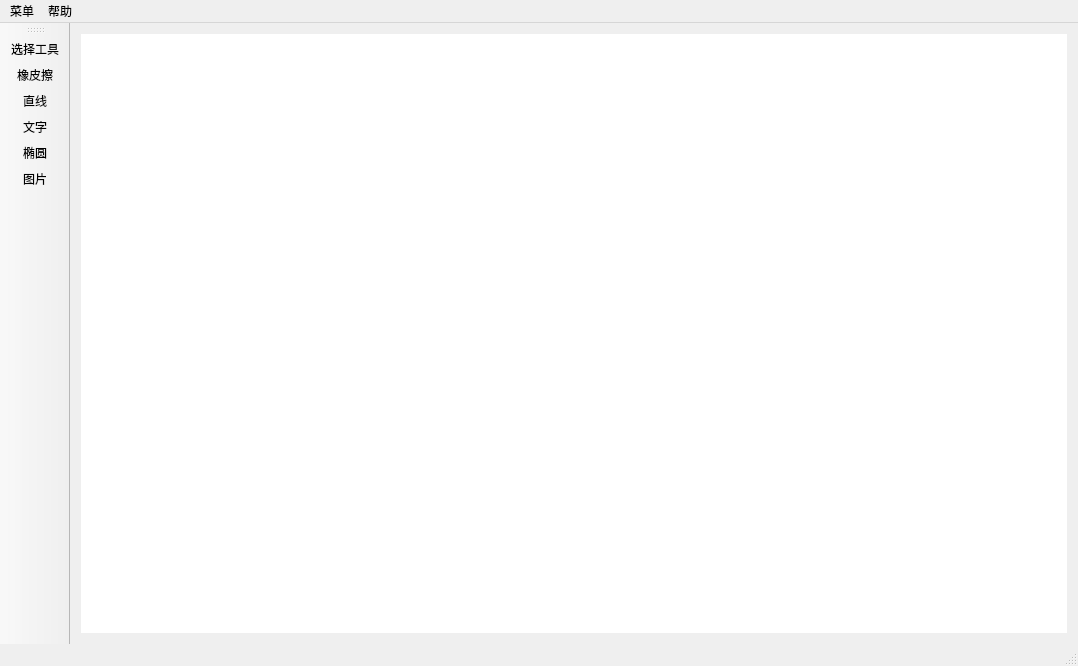
<?xml version="1.0" encoding="UTF-8"?>
<ui version="4.0">
 <class>easyCADClass</class>
 <widget class="QMainWindow" name="easyCADClass">
  <property name="geometry">
   <rect>
    <x>0</x>
    <y>0</y>
    <width>1078</width>
    <height>666</height>
   </rect>
  </property>
  <property name="windowTitle">
   <string>easyCAD</string>
  </property>
  <widget class="QWidget" name="centralWidget">
   <layout class="QGridLayout" name="gridLayout">
    <item row="0" column="0">
     <widget class="QGraphicsView" name="paintArea">
      <property name="sizePolicy">
       <sizepolicy hsizetype="Fixed" vsizetype="Fixed">
        <horstretch>0</horstretch>
        <verstretch>0</verstretch>
       </sizepolicy>
      </property>
      <property name="maximumSize">
       <size>
        <width>1920</width>
        <height>1080</height>
       </size>
      </property>
      <property name="frameShape">
       <enum>QFrame::NoFrame</enum>
      </property>
      <property name="frameShadow">
       <enum>QFrame::Sunken</enum>
      </property>
      <property name="midLineWidth">
       <number>0</number>
      </property>
     </widget>
    </item>
   </layout>
  </widget>
  <widget class="QMenuBar" name="menuBar">
   <property name="geometry">
    <rect>
     <x>0</x>
     <y>0</y>
     <width>1078</width>
     <height>27</height>
    </rect>
   </property>
   <widget class="QMenu" name="menucaidan">
    <property name="title">
     <string>菜单</string>
    </property>
    <addaction name="save"/>
    <addaction name="savexml"/>
    <addaction name="pen_setting"/>
    <addaction name="picture_setting"/>
   </widget>
   <widget class="QMenu" name="menu">
    <property name="title">
     <string>帮助</string>
    </property>
    <addaction name="help"/>
    <addaction name="about"/>
   </widget>
   <addaction name="menucaidan"/>
   <addaction name="menu"/>
  </widget>
  <widget class="QToolBar" name="toolBar">
   <property name="windowTitle">
    <string>toolBar</string>
   </property>
   <property name="autoFillBackground">
    <bool>true</bool>
   </property>
   <property name="movable">
    <bool>true</bool>
   </property>
   <property name="toolButtonStyle">
    <enum>Qt::ToolButtonIconOnly</enum>
   </property>
   <attribute name="toolBarArea">
    <enum>LeftToolBarArea</enum>
   </attribute>
   <attribute name="toolBarBreak">
    <bool>false</bool>
   </attribute>
   <addaction name="select"/>
   <addaction name="eraser"/>
   <addaction name="line"/>
   <addaction name="addText"/>
   <addaction name="addoval"/>
   <addaction name="picture"/>
  </widget>
  <widget class="QStatusBar" name="statusBar">
   <property name="contextMenuPolicy">
    <enum>Qt::DefaultContextMenu</enum>
   </property>
   <property name="acceptDrops">
    <bool>false</bool>
   </property>
   <property name="sizeGripEnabled">
    <bool>true</bool>
   </property>
  </widget>
  <action name="addText">
   <property name="checkable">
    <bool>true</bool>
   </property>
   <property name="icon">
    <iconset resource="easycad.qrc">
     <normaloff>:/icon/icon/Text_off.png</normaloff>
     <normalon>:/icon/icon/Text_on.png</normalon>:/icon/icon/Text_off.png</iconset>
   </property>
   <property name="text">
    <string>文字</string>
   </property>
   <property name="toolTip">
    <string>添加文字</string>
   </property>
   <property name="shortcut">
    <string>Ctrl+T</string>
   </property>
  </action>
  <action name="addoval">
   <property name="checkable">
    <bool>true</bool>
   </property>
   <property name="icon">
    <iconset resource="easycad.qrc">
     <normaloff>:/icon/icon/oval_off.png</normaloff>
     <normalon>:/icon/icon/oval_on.png</normalon>:/icon/icon/oval_off.png</iconset>
   </property>
   <property name="text">
    <string>椭圆</string>
   </property>
   <property name="toolTip">
    <string>椭圆工具</string>
   </property>
   <property name="shortcut">
    <string>Ctrl+O</string>
   </property>
  </action>
  <action name="eraser">
   <property name="checkable">
    <bool>true</bool>
   </property>
   <property name="icon">
    <iconset resource="easycad.qrc">
     <normaloff>:/icon/icon/eraser_0ff.png</normaloff>
     <normalon>:/icon/icon/eraser_on.png</normalon>:/icon/icon/eraser_0ff.png</iconset>
   </property>
   <property name="text">
    <string>橡皮擦</string>
   </property>
   <property name="toolTip">
    <string>橡皮擦</string>
   </property>
   <property name="shortcut">
    <string>Ctrl+D</string>
   </property>
  </action>
  <action name="picture">
   <property name="checkable">
    <bool>true</bool>
   </property>
   <property name="icon">
    <iconset resource="easycad.qrc">
     <normaloff>:/icon/icon/picture_off.png</normaloff>
     <normalon>:/icon/icon/picture_on.png</normalon>:/icon/icon/picture_off.png</iconset>
   </property>
   <property name="text">
    <string>图片</string>
   </property>
   <property name="toolTip">
    <string>添加图片</string>
   </property>
   <property name="shortcut">
    <string>Ctrl+P</string>
   </property>
  </action>
  <action name="line">
   <property name="checkable">
    <bool>true</bool>
   </property>
   <property name="icon">
    <iconset resource="easycad.qrc">
     <normaloff>:/icon/icon/brush_off.png</normaloff>
     <normalon>:/icon/icon/brush_on.png</normalon>:/icon/icon/brush_off.png</iconset>
   </property>
   <property name="text">
    <string>直线</string>
   </property>
   <property name="toolTip">
    <string>直线</string>
   </property>
   <property name="shortcut">
    <string>Ctrl+L</string>
   </property>
  </action>
  <action name="select">
   <property name="checkable">
    <bool>true</bool>
   </property>
   <property name="icon">
    <iconset resource="easycad.qrc">
     <normaloff>:/icon/icon/select_off.png</normaloff>
     <normalon>:/icon/icon/select_on.png</normalon>:/icon/icon/select_off.png</iconset>
   </property>
   <property name="text">
    <string>选择工具</string>
   </property>
   <property name="toolTip">
    <string>选择工具</string>
   </property>
   <property name="shortcut">
    <string>Ctrl+Space</string>
   </property>
  </action>
  <action name="about">
   <property name="text">
    <string>关于</string>
   </property>
  </action>
  <action name="pen_setting">
   <property name="text">
    <string>画笔设置</string>
   </property>
  </action>
  <action name="picture_setting">
   <property name="text">
    <string>图片设置</string>
   </property>
  </action>
  <action name="save">
   <property name="text">
    <string>保存为图片</string>
   </property>
   <property name="shortcut">
    <string>Ctrl+Shift+S</string>
   </property>
  </action>
  <action name="savexml">
   <property name="text">
    <string>保存为xml</string>
   </property>
   <property name="shortcut">
    <string>Ctrl+S</string>
   </property>
  </action>
  <action name="rect">
   <property name="checkable">
    <bool>true</bool>
   </property>
   <property name="icon">
    <iconset resource="easycad.qrc">
     <normaloff>:/icon/icon/rect_off.png</normaloff>
     <normalon>:/icon/icon/rect_on.png</normalon>:/icon/icon/rect_off.png</iconset>
   </property>
   <property name="text">
    <string>矩形工具（有问题，先废弃吧</string>
   </property>
   <property name="toolTip">
    <string>矩形工具</string>
   </property>
   <property name="shortcut">
    <string>Ctrl+R</string>
   </property>
  </action>
  <action name="help">
   <property name="text">
    <string>帮助</string>
   </property>
  </action>
 </widget>
 <layoutdefault spacing="6" margin="11"/>
 <resources>
  <include location="easycad.qrc"/>
 </resources>
 <connections/>
</ui>
